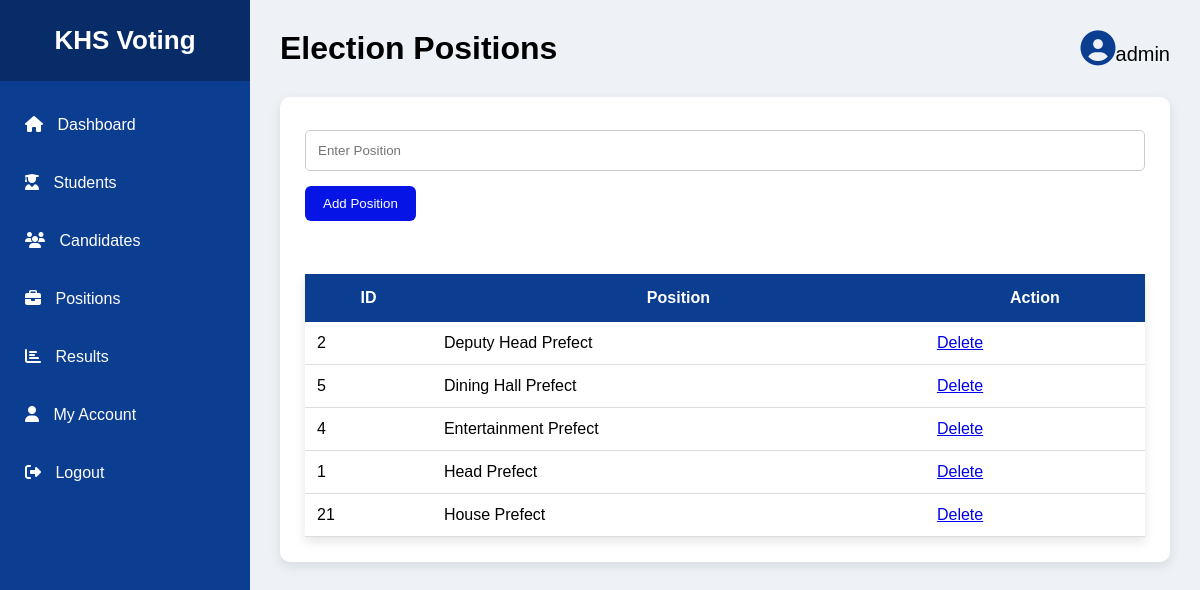
Page /positions (signed in) on the committed database.
### tables this page shows
CREATE TABLE positions(
    id INTEGER PRIMARY KEY AUTOINCREMENT,
    position_name TEXT UNIQUE NOT NULL
);

### app.py (the view, shortened to what this page needs)
@app.route("/positions", methods=["GET","POST"])
@admin_required
def positions():
    conn=get_db()
    rows=conn.execute("SELECT * FROM positions ORDER BY position_name").fetchall(); conn.close(); return render_template("admin/positions.html",positions=rows)

### app.py (called while the page is built)
def get_db():
    conn = sqlite3.connect(DB_PATH)
    conn.row_factory = sqlite3.Row
    conn.execute("PRAGMA foreign_keys = ON")
    return conn

def admin_required(view):
    @wraps(view)
    def wrapped(*args, **kwargs):
        if "admin_id" not in session:
            return redirect(url_for("admin"))
        return view(*args, **kwargs)
    return wrapped

@app.context_processor
def inject_settings():
    try:
        conn=get_db(); row=conn.execute("SELECT * FROM settings WHERE id=1").fetchone(); conn.close(); return {"site_settings": row}
    except sqlite3.Error:
        return {"site_settings": None}

### templates/admin/positions.html
{% extends "admin/base.html" %}{% block title %}Positions{% endblock %}{% block heading %}Election Positions{% endblock %}{% block content %}<div class="welcome"><form action="{{ url_for('positions') }}" method="POST"><input type="text" name="position" placeholder="Enter Position" required><button type="submit" class="btn">Add Position</button></form><br><table><tr><th>ID</th><th>Position</th><th>Action</th></tr>{% for position in positions %}<tr><td>{{ position.id }}</td><td>{{ position.position_name }}</td><td><a href="{{ url_for('delete_position',id=position.id) }}" onclick="return confirm('Delete this position and its candidates?')">Delete</a></td></tr>{% endfor %}</table></div>{% endblock %}

### static/css/admin.css (style rules this page uses)
* { margin:0; padding:0; box-sizing:border-box; font-family:Arial, Helvetica, sans-serif; }
body { display:flex; background:#eef2f7; }
.welcome { margin-top:30px; background:white; padding:25px; border-radius:10px; box-shadow:0 4px 12px rgba(0,0,0,.1); }
table { width:100%; border-collapse:collapse; background:white; margin-top:20px; box-shadow:0 5px 10px rgba(0,0,0,.1); }
table th { background:#0b3d91; color:white; padding:15px; }
table td { padding:12px; border-bottom:1px solid #ddd; }
.btn { display:inline-block; background:#0615e6; color:white; padding:10px 18px; border-radius:6px; text-decoration:none; margin-bottom:15px; }
input { width:300px; padding:10px; border:1px solid #ccc; border-radius:5px; }
button { background:#0b3d91; color:white; padding:10px 18px; border:none; border-radius:5px; cursor:pointer; }
input { width:100%; padding:12px; margin-top:8px; margin-bottom:15px; border:1px solid #ccc; border-radius:5px; }
button { background:#0dfd79; color:white; border:none; padding:12px 25px; border-radius:5px; cursor:pointer; }

### rows in the picture
positions: id "2", position_name "Deputy Head Prefect"
positions: id "5", position_name "Dining Hall Prefect"
positions: id "4", position_name "Entertainment Prefect"
positions: id "1", position_name "Head Prefect"
positions: id "21", position_name "House Prefect"

### other values in the picture
{{ session.get('admin','Administrator') }} "admin"
